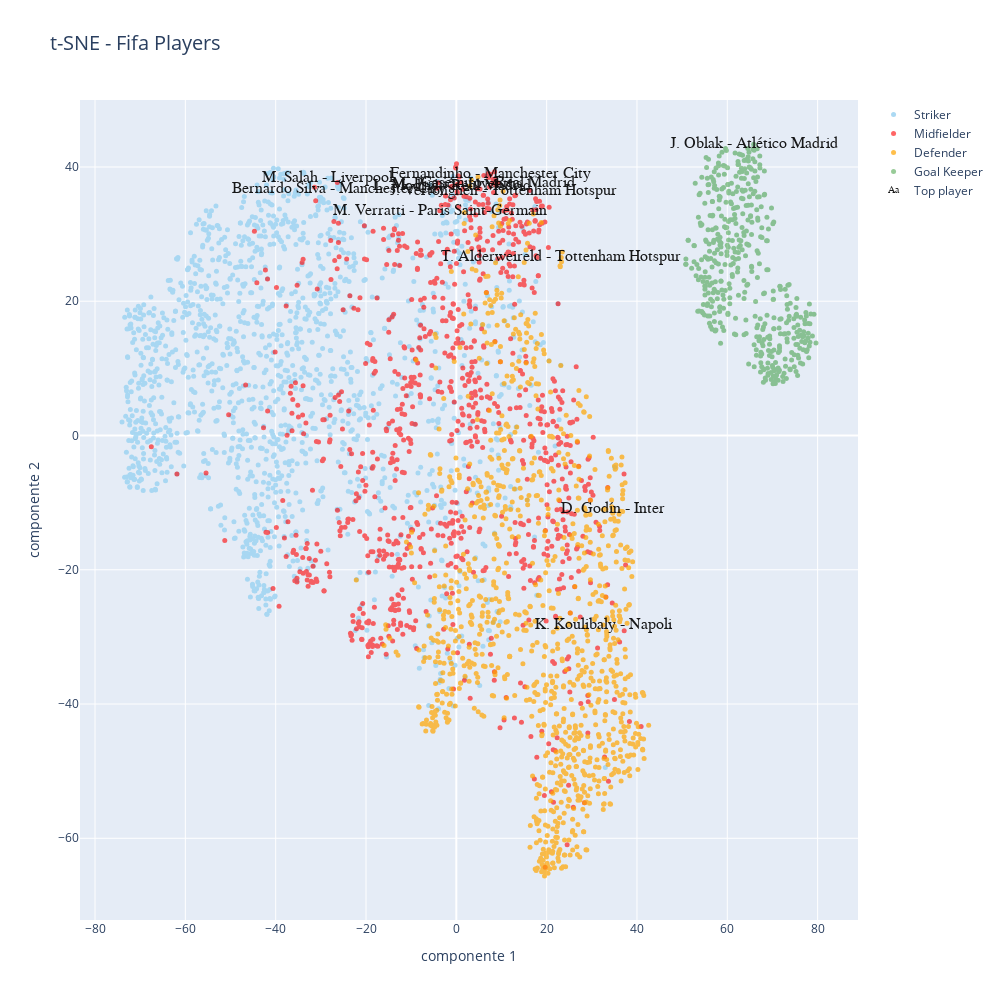

The cell this chart's notebook holds for it:
### Code cell
bool_striker = dfo["position"] == 'Forward'
bool_midfielder = dfo["position"] == 'Midfielder'
bool_defender = dfo["position"] == 'Defender'
bool_gk = dfo["position"] == 'GoalKeeper'

bool_crack=dfn["overall"] > 85

palette=['navy','red','#A2D5F2','orange','green','pink']  

striker = go.Scatter(x=X_tsne[bool_striker,0], y=X_tsne[bool_striker,1],
                    name='Striker',
                    text=dfo.loc[bool_striker, ['club', 'short_name']].apply(lambda x:f'{x.short_name} - {x.club}', axis=1),
                    opacity=0.9,
                    marker=dict(color=palette[2],size=5),
                    mode='markers')

midfielder = go.Scatter(x=X_tsne[bool_midfielder,0], y=X_tsne[bool_midfielder,1],
                       name='Midfielder',
                       text=dfo.loc[bool_midfielder, ['club', 'short_name']].apply(lambda x:f'{x.short_name} - {x.club}', axis=1),
                       opacity=0.6,
                       marker=dict(color=palette[1],size=5),
                       mode='markers')

defender = go.Scatter(x=X_tsne[bool_defender,0], y=X_tsne[bool_defender,1],
                     name='Defender',
                     text=dfo.loc[bool_defender, ['club', 'short_name']].apply(lambda x:f'{x.short_name} - {x.club}', axis=1),
                     opacity=0.7,
                     marker=dict(color=palette[3],size=5),
                     mode='markers')

gk = go.Scatter(x=X_tsne[bool_gk,0], y=X_tsne[bool_gk,1],
                name='Goal Keeper',
                text=dfo.loc[bool_gk, ['club', 'short_name']].apply(lambda x:f'{x.short_name} - {x.club}', axis=1),
                opacity=0.4,
                marker=dict(color=palette[4],size=5),
                mode='markers')

crack = go.Scatter(x=X_tsne[bool_crack,0], y=X_tsne[bool_crack,1],
                   name='Top player',
                   text=dfo.loc[bool_crack, ['club', 'short_name']].apply(lambda x:f'{x.short_name} - {x.club}', axis=1),
                   textfont=dict(family='sans serif',color='black',size=16),
                   opacity=0.9,
                   mode='text')

data=[striker,midfielder,defender,gk,crack]

layout = go.Layout(title="t-SNE - Fifa Players", 
                   titlefont=dict(size=20),
                   xaxis=dict(title='componente 1'),
                   yaxis=dict(title='componente 2'),
                   autosize=False, width=1000,height=1000)

fig = go.Figure(data=data, layout=layout)

iplot(fig)
# plot(fig)

### Figure 1 — Plotly figure (JSON) as saved in the notebook; plotly's stock layout.template omitted (floating-point values rounded to 4 significant figures; data arrays with more than 128 entries replaced by an {"elided": "..."} marker saying what was removed)
{"data": [{"marker": {"color": "#A2D5F2", "size": 5}, "mode": "markers", "name": "Striker", "opacity": 0.9, "text": {"elided": "1533 str values"}, "type": "scatter", "x": {"elided": "1533 float values"}, "y": {"elided": "1533 float values"}}, {"marker": {"color": "red", "size": 5}, "mode": "markers", "name": "Midfielder", "opacity": 0.6, "text": {"elided": "935 str values"}, "type": "scatter", "x": {"elided": "935 float values"}, "y": {"elided": "935 float values"}}, {"marker": {"color": "orange", "size": 5}, "mode": "markers", "name": "Defender", "opacity": 0.7, "text": {"elided": "1069 str values"}, "type": "scatter", "x": {"elided": "1069 float values"}, "y": {"elided": "1069 float values"}}, {"marker": {"color": "green", "size": 5}, "mode": "markers", "name": "Goal Keeper", "opacity": 0.4, "text": {"elided": "463 str values"}, "type": "scatter", "x": {"elided": "463 float values"}, "y": {"elided": "463 float values"}}, {"mode": "text", "name": "Top player", "opacity": 0.9, "text": ["Fernandinho - Manchester City", "M. Salah - Liverpool", "M. Verratti - Paris Saint-Germain", "K. Koulibaly - Napoli", "J. Oblak - Atlético Madrid", "J. Vertonghen - Tottenham Hotspur", "L. Modrić - Real Madrid", "D. Godín - Inter", "Bernardo Silva - Manchester City", "T. Alderweireld - Tottenham Hotspur", "Casemiro - Real Madrid", "M. Pjanić - Juventus"], "textfont": {"color": "black", "family": "sans serif", "size": 16}, "type": "scatter", "x": [7.603, -28.46, -3.666, 32.55, 65.84, 10.36, -0.9208, 34.66, -26.07, 23.24, 9.296, 0.2195], "y": [38.92, 38.32, 33.48, -28.22, 43.4, 36.37, 37.13, -10.91, 36.72, 26.52, 37.62, 37.44]}], "layout": {"autosize": false, "height": 1000, "title": {"font": {"size": 20}, "text": "t-SNE - Fifa Players"}, "width": 1000, "xaxis": {"autorange": true, "range": [-83.33, 88.94], "title": {"text": "componente 1"}, "type": "linear"}, "yaxis": {"autorange": true, "range": [-72.17, 49.98], "title": {"text": "componente 2"}, "type": "linear"}}}
